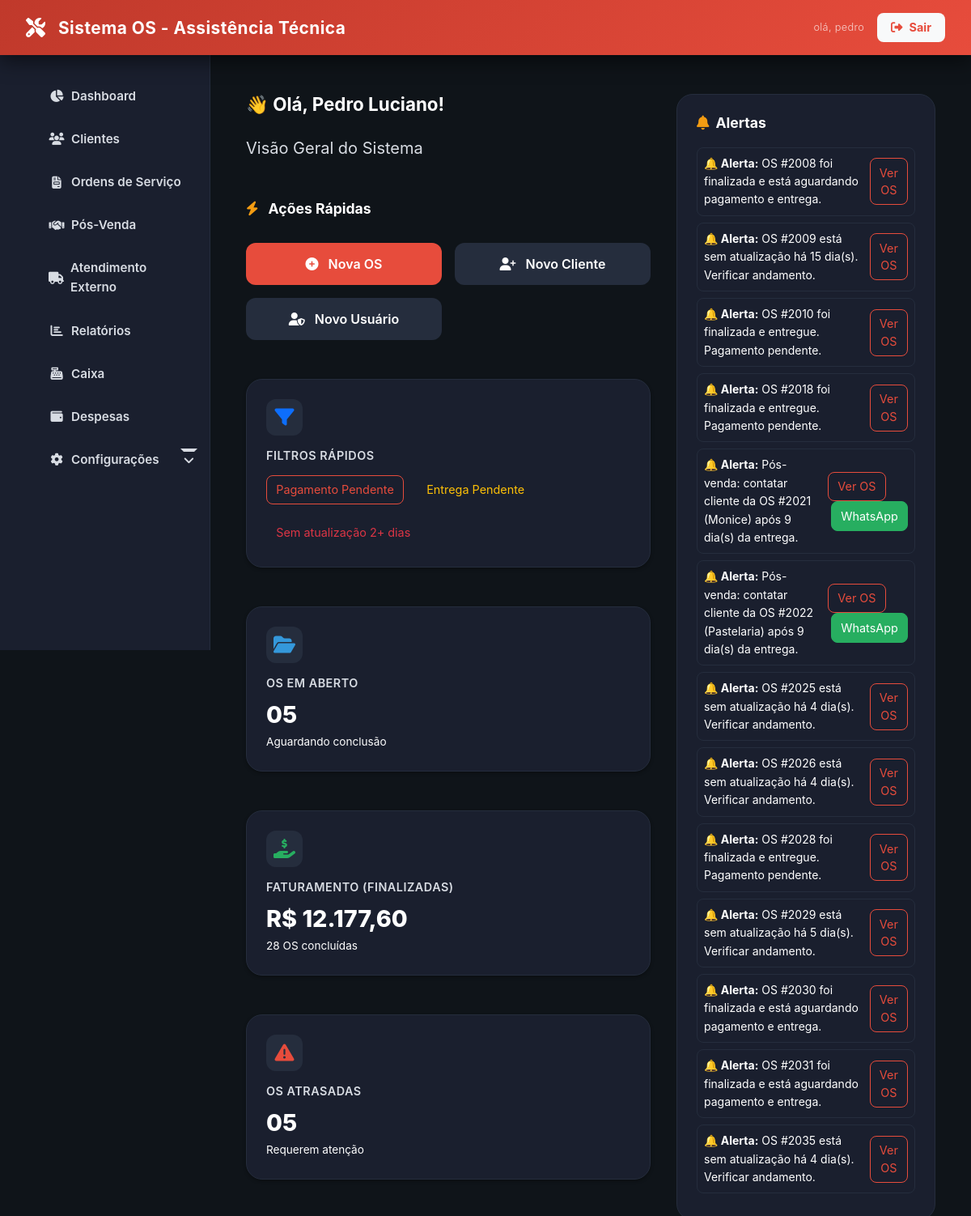
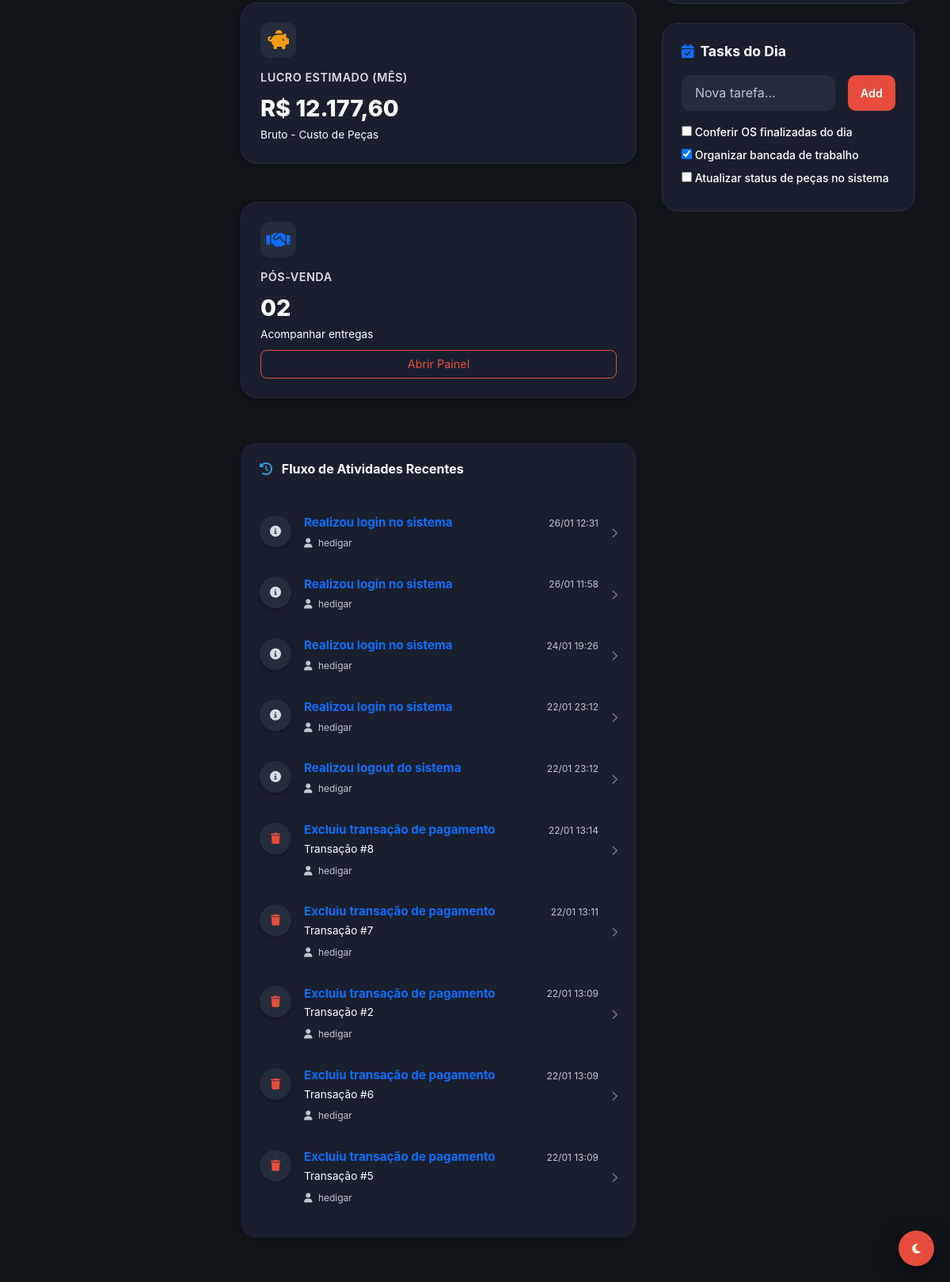
Page /dashboard (signed in) on the committed database (2 pictures, top to bottom).
### tables this page shows
CREATE TABLE `logs` (
  `id` int NOT NULL,
  `usuario_id` int DEFAULT NULL,
  `acao` varchar(150) DEFAULT NULL,
  `referencia` varchar(150) DEFAULT NULL,
  `ip_address` varchar(45) DEFAULT NULL,
  `user_agent` text,
  `dados_anteriores` longtext,
  `dados_novos` longtext,
  `created_at` timestamp NULL DEFAULT CURRENT_TIMESTAMP
);

CREATE TABLE `usuarios` (
  `id` int NOT NULL,
  `nome` varchar(100) NOT NULL,
  `email` varchar(100) NOT NULL,
  `senha` varchar(255) NOT NULL,
  `nivel_acesso` varchar(50) NOT NULL,
  `trocar_senha` tinyint(1) DEFAULT '1',
  `ativo` tinyint(1) DEFAULT '1',
  `created_at` timestamp NULL DEFAULT CURRENT_TIMESTAMP
);

CREATE TABLE `ordens_servico` (
  `id` int NOT NULL,
  `cliente_id` int NOT NULL,
  `equipamento_id` int DEFAULT NULL,
  `defeito_relatado` text NOT NULL,
  `laudo_tecnico` text,
  `valor_total_produtos` decimal(10,2) DEFAULT '0.00',
  `valor_total_servicos` decimal(10,2) DEFAULT '0.00',
  `valor_total_os` decimal(10,2) DEFAULT '0.00',
  `valor_desconto` decimal(10,2) DEFAULT '0.00',
  `status_atual_id` int NOT NULL,
  `status_pagamento` enum('pendente','pago','parcial') DEFAULT 'pendente',
  `status_entrega` enum('nao_entregue','entregue') DEFAULT 'nao_entregue',
  `ativo` tinyint(1) DEFAULT '1',
  `created_at` timestamp NULL DEFAULT CURRENT_TIMESTAMP,
  `updated_at` timestamp NULL DEFAULT NULL
);

### app/Views/dashboard/index.php (the view, shortened to what the rows shown need)
<?php
require_once __DIR__ . '/../layout/main.php';
?>
<div class="container">
    <div class="dashboard-grid">
        <div class="main-content-area">
            <div class="mb-5">
                <h1 class="fw-bold">👋 Olá, <?php echo htmlspecialchars($user['nome'] ?? 'Usuário'); ?>!</h1>
                <p class="text-secondary fs-5">
                    <?php
                    if (Auth::isAdmin()) echo "Visão Geral do Sistema";
                    elseif (Auth::isTecnico()) echo "Painel de Manutenção e Ordens";
                    else echo "Painel de Atendimento e Recepção";
                    ?>
                </p>
            </div>
            <div class="mb-5">
                <h2 class="mb-4 fw-bold"><i class="fas fa-bolt text-warning me-2"></i> Ações Rápidas</h2>
                <div class="quick-actions">
                    <a href="<?php echo BASE_URL; ?>ordens/form" class="btn btn-primary">
                        <i class="fas fa-plus-circle"></i> Nova OS
                    </a>
                    <a href="<?php echo BASE_URL; ?>clientes/criar" class="btn btn-secondary">
                        <i class="fas fa-user-plus"></i> Novo Cliente
                    </a>
                    <?php if (Auth::isAdmin()): ?>
                        <a href="<?php echo BASE_URL; ?>usuarios/criar" class="btn btn-secondary">
                            <i class="fas fa-user-shield"></i> Novo Usuário
                        </a>
                    <?php endif; ?>
                </div>
            </div>
            <div class="dashboard-cards">
                <div class="card stat-card">
                    <div>
                        <div class="stat-icon"><i class="fas fa-filter text-primary"></i></div>
                        <h2>Filtros Rápidos</h2>
                    </div>
                    <div class="d-flex flex-wrap gap-2 mt-2">
                        <a href="<?php echo BASE_URL; ?>ordens?status_pagamento=pendente" class="btn btn-outline-primary btn-sm">Pagamento Pendente</a>
                        <a href="<?php echo BASE_URL; ?>ordens?status_entrega=nao_entregue" class="btn btn-outline-warning btn-sm">Entrega Pendente</a>
                        <a href="<?php echo BASE_URL; ?>ordens?sem_atualizacao_dias=2" class="btn btn-outline-danger btn-sm">Sem atualização 2+ dias</a>
                    </div>
                </div>
                <div class="card stat-card">
                    <div>
                        <div class="stat-icon"><i class="fas fa-folder-open text-info"></i></div>
                        <h2>OS em Aberto</h2>
                    </div>
                    <div>
                        <p class="card-value info-text"><?php echo str_pad($stats['total_abertas'], 2, '0', STR_PAD_LEFT); ?></p>
                        <p class="fs-sm text-muted m-0">Aguardando conclusão</p>
                    </div>
                </div>
                <?php if (Auth::isAdmin()): ?>
                    <div class="card stat-card">
                        <div>
                            <div class="stat-icon"><i class="fas fa-hand-holding-usd text-success"></i></div>
                            <h2>Faturamento (Finalizadas)</h2>
                        </div>
                        <div>
                            <p class="card-value success-text">R$ <?php echo number_format($stats['valor_finalizadas'], 2, ',', '.'); ?></p>
                            <p class="fs-sm text-muted m-0"><?php echo $stats['total_finalizadas']; ?> OS concluídas</p>
                        </div>
                    </div>
                <?php endif; ?>
                <div class="card stat-card">
                    <div>
                        <div class="stat-icon"><i class="fas fa-exclamation-triangle text-danger"></i></div>
                        <h2>OS Atrasadas</h2>
                    </div>
                    <div>
                        <p class="card-value danger-text"><?php echo str_pad($stats['total_atrasadas'], 2, '0', STR_PAD_LEFT); ?></p>
                        <p class="fs-sm text-muted m-0">Requerem atenção</p>
                    </div>
                </div>
                <?php if (Auth::isAdmin()): ?>
                    <div class="card stat-card">
                        <div>
                            <div class="stat-icon"><i class="fas fa-piggy-bank text-warning"></i></div>
                            <h2>Lucro Estimado (Mês)</h2>
                        </div>
                        <div>
                            <p class="card-value warning-text">R$ <?php echo number_format($stats['lucro_mes'], 2, ',', '.'); ?></p>
                            <p class="fs-sm text-muted m-0">Bruto - Custo de Peças</p>
                        </div>
                    </div>
                <?php endif; ?>
                <?php
                    $posVendaCount = 0;
                    if (!empty($alertas)) {
                        foreach ($alertas as $a) {
                            if (($a['tipo'] ?? '') === 'pos_venda') $posVendaCount++;
                        }
                    }
                ?>
                <div class="card stat-card">
                    <div>
                        <div class="stat-icon"><i class="fas fa-handshake text-primary"></i></div>
                        <h2>Pós-Venda</h2>
                    </div>
                    <div>
                        <p class="card-value warning-text"><?php echo str_pad($posVendaCount, 2, '0', STR_PAD_LEFT); ?></p>
                        <p class="fs-sm text-muted m-0">Acompanhar entregas</p>
                    </div>
                    <a href="<?php echo BASE_URL; ?>pos-venda" class="btn btn-outline-primary btn-sm mt-2">Abrir Painel</a>
                </div>
            </div>
            <div class="card border-0 shadow-sm p-4" style="border-radius: 20px; background: var(--bg-secondary);">
    <h3 class="mb-4 fw-bold"><i class="fas fa-history text-info me-2"></i> Fluxo de Atividades Recentes</h3>
    <div class="activity-feed">
        <?php if (empty($atividades)): ?>
            <p class="text-muted text-center py-4">Nenhuma atividade registrada recentemente.</p>
        <?php else: ?>
            <div class="list-group list-group-flush bg-transparent">
                <?php foreach ($atividades as $log): ?>
                    <?php
                        $referencia = $log['referencia'] ?? '';
                        $acao = $log['acao'] ?? '';
                        $link = "#";
                    ?>
                    <a href="<?php echo $link; ?>" class="list-group-item list-group-item-action bg-transparent border-0 px-0 py-3 d-flex align-items-start gap-3">
                        <div class="activity-icon bg-tertiary rounded-circle d-flex align-items-center justify-content-center" style="width: 40px; height: 40px; flex-shrink: 0;">
                            <?php
                                if (strpos($acao, 'Criou') !== false) echo '<i class="fas fa-plus text-success"></i>';
                                elseif (strpos($acao, 'Excluiu') !== false) echo '<i class="fas fa-trash text-danger"></i>';
                                elseif (strpos($acao, 'Atualizou') !== false) echo '<i class="fas fa-edit text-warning"></i>';
                                elseif (strpos($acao, 'Status') !== false) echo '<i class="fas fa-sync text-info"></i>';
                                else echo '<i class="fas fa-info-circle text-secondary"></i>';
                            ?>
                        </div>
                        <div class="flex-grow-1">
                            <div class="d-flex justify-content-between align-items-center mb-1">
                                <h6 class="mb-0 fw-bold text-primary" style="font-size: 0.95rem;">
                                    <?php echo htmlspecialchars($acao); ?>
                                </h6>
                                <small class="text-muted" style="font-size: 0.75rem;">
                                    <?php echo isset($log['created_at']) ? date('d/m H:i', strtotime($log['created_at'])) : '--/--'; ?>
                                </small>
                            </div>
                            <p class="mb-1 text-secondary" style="font-size: 0.85rem;">
                                <?php echo htmlspecialchars($referencia); ?>
                            </p>
                            <small class="text-muted" style="font-size: 0.75rem;">
                                <i class="fas fa-user me-1"></i> <?php echo htmlspecialchars($log['usuario_nome'] ?? 'Sistema'); ?>
                            </small>
                        </div>
                        <div class="align-self-center">
                            <i class="fas fa-chevron-right text-muted opacity-50" style="font-size: 0.8rem;"></i>
                        </div>
                    </a>
                <?php endforeach; ?>
            </div>
        <?php endif; ?>
    </div>
</div>
        </div>
        <aside class="tasks-sidebar-content">
            <div class="tasks-section">
                <h3><i class="fas fa-bell text-warning"></i> Alertas</h3>
                <div id="alerts-container">
                    <?php if (empty($alertas)): ?>
                        <div class="text-muted fs-sm p-3 text-center border rounded-3 border-dashed">
                            Nenhum alerta crítico no momento.
                        </div>
                    <?php else: ?>
                        <?php foreach ($alertas as $alerta): ?>
                            <div class="alert-item mb-2 p-2 rounded-3 border">
                                <div class="d-flex justify-content-between align-items-center">
                                    <div>
                                        <strong>🔔 Alerta:</strong>
                                        <?php echo htmlspecialchars($alerta['mensagem'] ?? ''); ?>
                                    </div>
                                    <div class="ms-2">
                                        <?php if (!empty($alerta['os_id'])): ?>
                                            <a href="<?php echo BASE_URL; ?>ordens/view?id=<?php echo (int)$alerta['os_id']; ?>" class="btn btn-sm btn-outline-primary">
                                                Ver OS
                                            </a>
                                        <?php endif; ?>
                                        <?php
                                            $isPosVenda = ($alerta['tipo'] ?? '') === 'pos_venda';
                                            $telefone = preg_replace('/\D+/', '', $alerta['cliente_telefone'] ?? '');
                                            if ($isPosVenda && !empty($telefone)) {
                                                $nomeCli = $alerta['cliente_nome'] ?? '';
                                                $msg = "Olá {$nomeCli}, tudo bem? Sobre a OS #{$alerta['os_id']}, gostaríamos de saber como está o equipamento e sua experiência. Seu feedback é importante.";
                                                $wa = "https://wa.me/55{$telefone}?text=" . urlencode($msg);
                                                echo '<a href="' . $wa . '" target="_blank" class="btn btn-sm btn-success ms-1">WhatsApp</a>';
                                            }
                                        ?>
                                    </div>
                                </div>
                            </div>
                        <?php endforeach; ?>
                    <?php endif; ?>
                </div>
            </div>
            <div class="tasks-section">
                <h3><i class="fas fa-calendar-check text-primary"></i> Tasks do Dia</h3>
                <div class="d-flex gap-2 mb-3">
                    <input type="text" id="new-task-input" class="form-control" placeholder="Nova tarefa..." style="border-radius: 10px;">
                    <button id="add-task-btn" class="btn btn-primary btn-sm" style="border-radius: 10px; padding: 0 15px;">Add</button>
                </div>
                <div id="task-list">
                </div>
            </div>
        </aside>
    </div>
</div>

### app/Core/Router.php (shortened to what the rows shown need)
<?php
class Router
{
    protected array $routes = [];
    public function add(string $method, string $uri, string $controller): void
    {
        $this->routes[] = [
            'uri' => trim($uri, '/'),
            'controller' => $controller,
            'method' => strtoupper($method),
        ];
    }
    public function dispatch(string $uri, string $method): void
    {
        $uri = trim($uri, '/');
        $method = strtoupper($method);
        foreach ($this->routes as $route) {
            if ($route['uri'] === $uri && $route['method'] === $method) {
                $parts = explode('@', $route['controller']);
                $action = $parts[1] ?? 'index';
                $controller = new $controllerClass();
                $controller->$action();
                return;
            }
        }
    }
}

### rows in the picture
logs: acao "Realizou login no sistema", created_at "26/01 12:31", usuario.nome "hedigar"
logs: acao "Realizou login no sistema", created_at "26/01 11:58", usuario.nome "hedigar"
logs: acao "Realizou login no sistema", created_at "24/01 19:26", usuario.nome "hedigar"
logs: acao "Realizou login no sistema", created_at "22/01 23:12", usuario.nome "hedigar"
logs: acao "Realizou logout do sistema", created_at "22/01 23:12", usuario.nome "hedigar"
logs: acao "Excluiu transação de pagamento", created_at "22/01 13:14", referencia "Transação #8", usuario.nome "hedigar"
logs: acao "Excluiu transação de pagamento", created_at "22/01 13:11", referencia "Transação #7", usuario.nome "hedigar"
logs: acao "Excluiu transação de pagamento", created_at "22/01 13:09", referencia "Transação #2", usuario.nome "hedigar"
logs: acao "Excluiu transação de pagamento", created_at "22/01 13:09", referencia "Transação #6", usuario.nome "hedigar"
logs: acao "Excluiu transação de pagamento", created_at "22/01 13:09", referencia "Transação #5", usuario.nome "hedigar"
ordens_servico: mensagem "OS #2008 foi finalizada e está aguardando pagamento e entrega."
ordens_servico: mensagem "OS #2009 está sem atualização há 15 dia(s). Verificar andamento."
ordens_servico: mensagem "OS #2010 foi finalizada e entregue. Pagamento pendente."
ordens_servico: mensagem "OS #2018 foi finalizada e entregue. Pagamento pendente."
ordens_servico: mensagem "Pós-venda: contatar cliente da OS #2021 (Monice) após 9 dia(s) da entrega."
ordens_servico: mensagem "Pós-venda: contatar cliente da OS #2022 (Pastelaria) após 9 dia(s) da entrega."
ordens_servico: mensagem "OS #2025 está sem atualização há 4 dia(s). Verificar andamento."
ordens_servico: mensagem "OS #2026 está sem atualização há 4 dia(s). Verificar andamento."
ordens_servico: mensagem "OS #2028 foi finalizada e entregue. Pagamento pendente."
ordens_servico: mensagem "OS #2029 está sem atualização há 5 dia(s). Verificar andamento."
ordens_servico: mensagem "OS #2030 foi finalizada e está aguardando pagamento e entrega."
ordens_servico: mensagem "OS #2031 foi finalizada e está aguardando pagamento e entrega."
ordens_servico: mensagem "OS #2035 está sem atualização há 4 dia(s). Verificar andamento."

### other values in the picture
str_pad($stats['total_abertas'], 2, '0', STR_PAD_LEFT) "05"
$stats['valor_finalizadas'] "12.177,60"
$stats['total_finalizadas'] "28"
str_pad($stats['total_atrasadas'], 2, '0', STR_PAD_LEFT) "05"
$stats['lucro_mes'] "12.177,60"
str_pad($posVendaCount, 2, '0', STR_PAD_LEFT) "02"
